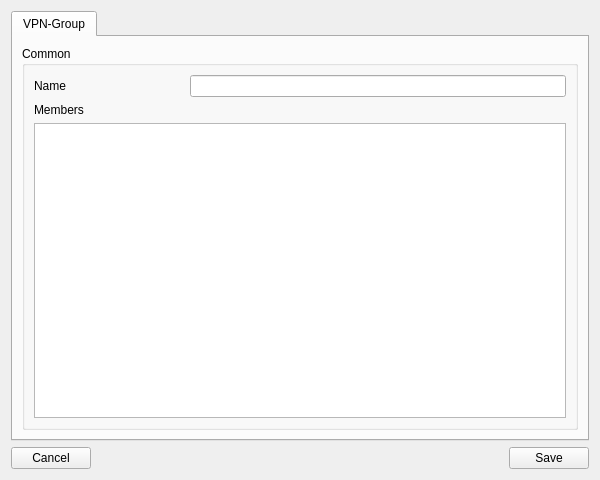
<?xml version="1.0" encoding="UTF-8"?>
<ui version="4.0">
 <class>vpnGroupEditor</class>
 <widget class="QWidget" name="vpnGroupEditor">
  <property name="geometry">
   <rect>
    <x>0</x>
    <y>0</y>
    <width>600</width>
    <height>480</height>
   </rect>
  </property>
  <property name="windowTitle">
   <string>Form</string>
  </property>
  <layout class="QVBoxLayout" name="verticalLayout">
   <item>
    <widget class="QTabWidget" name="tabWidget">
     <property name="currentIndex">
      <number>0</number>
     </property>
     <widget class="QWidget" name="tab">
      <attribute name="title">
       <string>VPN-Group</string>
      </attribute>
      <layout class="QVBoxLayout" name="verticalLayout_2">
       <item>
        <widget class="QGroupBox" name="groupBox">
         <property name="title">
          <string>Common</string>
         </property>
         <layout class="QVBoxLayout" name="verticalLayout_3">
          <item>
           <layout class="QFormLayout" name="formLayout">
            <item row="0" column="0">
             <widget class="QLabel" name="label">
              <property name="minimumSize">
               <size>
                <width>150</width>
                <height>0</height>
               </size>
              </property>
              <property name="text">
               <string>Name</string>
              </property>
             </widget>
            </item>
            <item row="0" column="1">
             <widget class="QLineEdit" name="lineEdit"/>
            </item>
            <item row="1" column="0">
             <widget class="QLabel" name="label_2">
              <property name="text">
               <string>Members</string>
              </property>
             </widget>
            </item>
           </layout>
          </item>
          <item>
           <widget class="QTreeView" name="treeView"/>
          </item>
         </layout>
        </widget>
       </item>
      </layout>
     </widget>
    </widget>
   </item>
   <item>
    <layout class="QHBoxLayout" name="horizontalLayout">
     <item>
      <widget class="QPushButton" name="btnCancel">
       <property name="text">
        <string>Cancel</string>
       </property>
      </widget>
     </item>
     <item>
      <spacer name="horizontalSpacer">
       <property name="orientation">
        <enum>Qt::Horizontal</enum>
       </property>
       <property name="sizeHint" stdset="0">
        <size>
         <width>40</width>
         <height>20</height>
        </size>
       </property>
      </spacer>
     </item>
     <item>
      <widget class="QPushButton" name="btnSave">
       <property name="text">
        <string>Save</string>
       </property>
      </widget>
     </item>
    </layout>
   </item>
  </layout>
 </widget>
 <resources/>
 <connections/>
</ui>
